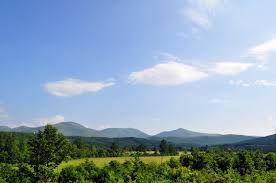
#> input picture clean.jpg, 276 x 183 px
$ python -i residual_analysis.py   (imports and definitions only)   (older library calls are emulated)
#> lines starting #> are read from the running program, lines starting #| are printed output that depends on the picture; after the words box and inside, x2 and y2 are one past the last pixel; in counts of white or black regions, pixels touching at a corner belong together
import os
import sys

# Configure matplotlib configdir to current project directory to prevent Windows sandbox permission error
os.environ["MPLCONFIGDIR"] = os.path.abspath(os.path.join(".", ".mplconfig"))
# [1 line not run here, left out]

import cv2
import numpy as np
import pandas as pd
import joblib
import matplotlib.pyplot as plt
import seaborn as sns
from scipy.stats import skew, kurtosis
from sklearn.model_selection import GroupShuffleSplit
from sklearn.preprocessing import StandardScaler
from sklearn.linear_model import LogisticRegression
from sklearn.pipeline import Pipeline
from sklearn.metrics import (
    accuracy_score, precision_score, recall_score, f1_score,
    confusion_matrix, roc_auc_score, roc_curve
)

CLEAN_DIR = os.path.join("data", "clean")
STEGO_DIR = os.path.join("data", "stego")
RESULTS_DIR = "results"
MODELS_DIR = "models"
# [2 lines not run here, left out]

# [9 lines left out: function load_and_preprocess, not called in this run]

def compute_residual(grayscale_image, ksize=(5, 5), sigma=0):
    """
    Computes noise residual: R = I - GaussianBlur(I).
    Returns both signed float residual and normalized uint8 residual for visualization.
    """
    blurred = cv2.GaussianBlur(grayscale_image, ksize, sigma)
    # Signed residual to capture subtle variance
    residual_float = grayscale_image.astype(np.float64) - blurred.astype(np.float64)
    # Normalized uint8 residual
    residual_uint8 = cv2.absdiff(grayscale_image, blurred)
    return residual_float, residual_uint8

def extract_edge_features(grayscale_image):
    """Retains and standardizes existing edge features."""
    # Sobel
    sobel_x = cv2.Sobel(grayscale_image, cv2.CV_64F, 1, 0, ksize=3)
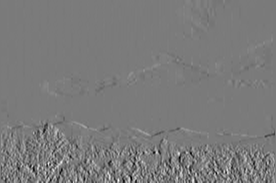
#> sobel_x: shape (183, 276) float64; min -454, max 491, mean 1.8; drawn with min black and max white
    sobel_y = cv2.Sobel(grayscale_image, cv2.CV_64F, 0, 1, ksize=3)
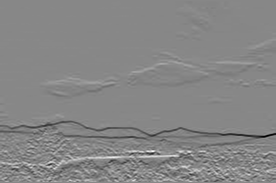
#> sobel_y: shape (183, 276) float64; min -725, max 643, mean -4.5; drawn with min black and max white
    gradient_magnitude = np.sqrt(sobel_x ** 2 + sobel_y ** 2)
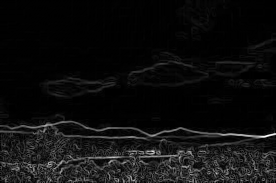
#> gradient_magnitude: shape (183, 276) float64; min 0, max 741.8, mean 43.5; drawn with min black and max white
    gradient_norm = cv2.normalize(gradient_magnitude, None, 0, 255, cv2.NORM_MINMAX).astype(np.uint8)

    # Laplacian
    laplacian = np.absolute(cv2.Laplacian(grayscale_image, cv2.CV_64F))
    laplacian_norm = cv2.normalize(laplacian, None, 0, 255, cv2.NORM_MINMAX).astype(np.uint8)

    # Canny
    canny = cv2.Canny(grayscale_image, threshold1=50, threshold2=150)
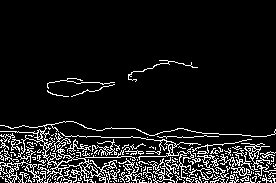
#> canny: shape (183, 276); 9.9% white in thin lines or dots, all inside (x1, y1, x2, y2) = (0, 60, 276, 183)
    canny_density = np.count_nonzero(canny) / (canny.shape[0] * canny.shape[1])
#> canny_density = 0.0994

    return {
        "canny_edge_density": float(canny_density),
        "sobel_mean": float(np.mean(gradient_norm)),
        "sobel_std": float(np.std(gradient_norm)),
        "laplacian_mean": float(np.mean(laplacian_norm)),
        "laplacian_variance": float(np.var(laplacian_norm))
    }

def extract_residual_features(grayscale_image):
    """Extracts comprehensive statistical and high-frequency features from residual image."""
    res_float, res_uint8 = compute_residual(grayscale_image)
#> in compute_residual, `blurred = cv2.GaussianBlur(grayscale_image, ksize, sigma)`:
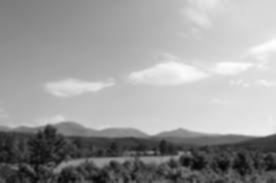
#> blurred: shape (183, 276); min 5, max 254, mean 155.5
#> in compute_residual, `residual_float = grayscale_image.astype(np.float64) - blurred.astype(n..`:
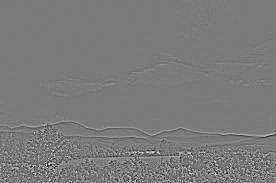
#> residual_float: shape (183, 276) float64; min -79, max 84, mean 0; drawn with min black and max white
#> in compute_residual, `residual_uint8 = cv2.absdiff(grayscale_image, blurred)`:
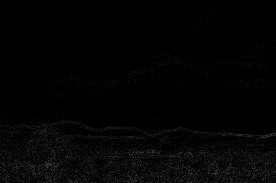
#> residual_uint8: shape (183, 276); min 0, max 84, mean 3.8

    res_mean = float(np.mean(res_float))
#> res_mean = 0.00457
    res_std = float(np.std(res_float))
#> res_std = 8.58
    res_var = float(np.var(res_float))
#> res_var = 73.61
    mean_abs_res = float(np.mean(np.abs(res_float)))
#> mean_abs_res = 3.84

    # Higher order moments
    res_skew = float(skew(res_float.flatten()))
#> res_skew = 0.202
    res_kurt = float(kurtosis(res_float.flatten()))
#> res_kurt = 10.89

    # Residual histogram features (10 bins over abs residual)
    hist, _ = np.histogram(res_uint8, bins=10, range=(0, 255), density=True)
#> hist = [0.038, 0.00112, 7.38e-05, 2.33e-06, 0, 0, 0, 0, 0, 0]

    features = {
        "residual_mean": res_mean,
        "residual_std": res_std,
        "residual_variance": res_var,
        "mean_absolute_residual": mean_abs_res,
        "residual_skewness": res_skew,
        "residual_kurtosis": res_kurt,
    }
#> features = {'residual_mean': 0.00457, 'residual_std': 8.58, 'residual_variance': 73.61, 'mean_absolute_residual': 3.84, 'residual_skewness': 0.202, 'residual_kurtosis': 10.89}
    for i, h_val in enumerate(hist):
        features[f"res_hist_bin_{i}"] = float(h_val)
#> this loop made 10 passes
#> h_val on passes 1 to 10: 0.038, 0.00112, 7.38e-05, 2.33e-06, 0, 0, 0, 0, 0, 0
#> after the loop, features = 16 items

    return features

def extract_all_features(grayscale_image):
    """Combines edge and residual feature sets."""
    features = {}
    features.update(extract_edge_features(grayscale_image))
    features.update(extract_residual_features(grayscale_image))
    return features

# [190 lines left out: functions extract_dataset_features, train_and_evaluate_models, not called in this run]

# [2 lines not run here, left out]

>>> import cv2
>>> picture = cv2.imread('../clean.jpg', cv2.IMREAD_GRAYSCALE)
>>> result = extract_all_features(picture)
#> result = 21 items
